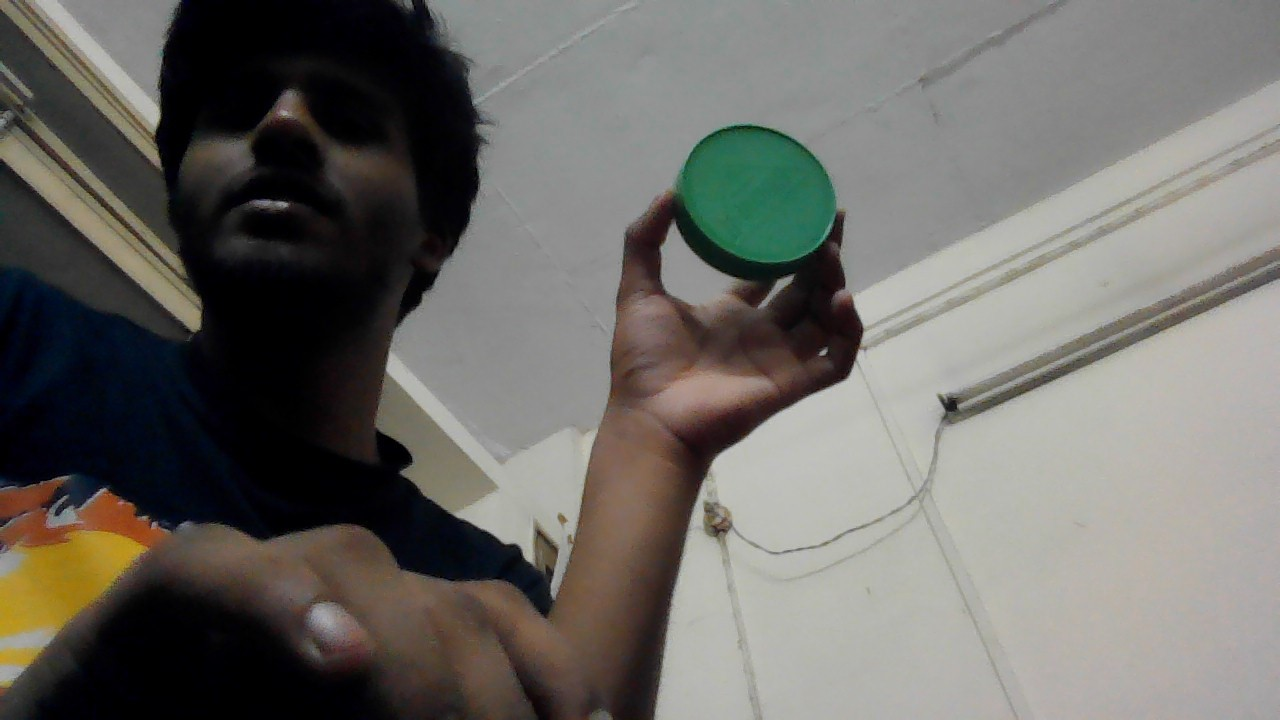
#> input picture image4.jpg, 1280 x 720 px
$ jupyter execute Untitled.ipynb
#> lines starting #> are read from the running program, lines starting #| are printed output that depends on the picture; after the words box and inside, x2 and y2 are one past the last pixel; in counts of white or black regions, pixels touching at a corner belong together
[cell 1]
import cv2
import numpy as np
import time
from pynput.keyboard import Key, Controller
from matplotlib import pyplot as plt

[cell 2]
img = cv2.imread('image4.jpg')
#> img is the input picture: shape (720, 1280, 3); mean B, G, R 102.3, 107, 109

[cell 3]
plt.imshow(img, cmap = 'gray', interpolation = 'bicubic')
plt.xticks([]), plt.yticks([])
plt.show()

[cell 4]
img = cv2.blur(img, (9, 9))
img = cv2.blur(img,(5, 5))

[cell 5]
plt.imshow(img, cmap = 'gray', interpolation = 'bicubic')
plt.xticks([]), plt.yticks([])
plt.show()

[cell 6]
img = cv2.cvtColor(img, cv2.COLOR_BGR2HSV)
#> img: shape (720, 1280, 3); mean H, S, V 47.3, 54.9, 112

[cell 7]
plt.imshow(img, cmap = 'gray', interpolation = 'bicubic')
plt.xticks([]), plt.yticks([])
plt.show()

[cell 8]
lower = np.array([55, 75, 35])
upper = np.array([85, 230, 230])
img = cv2.inRange(img, lower, upper)
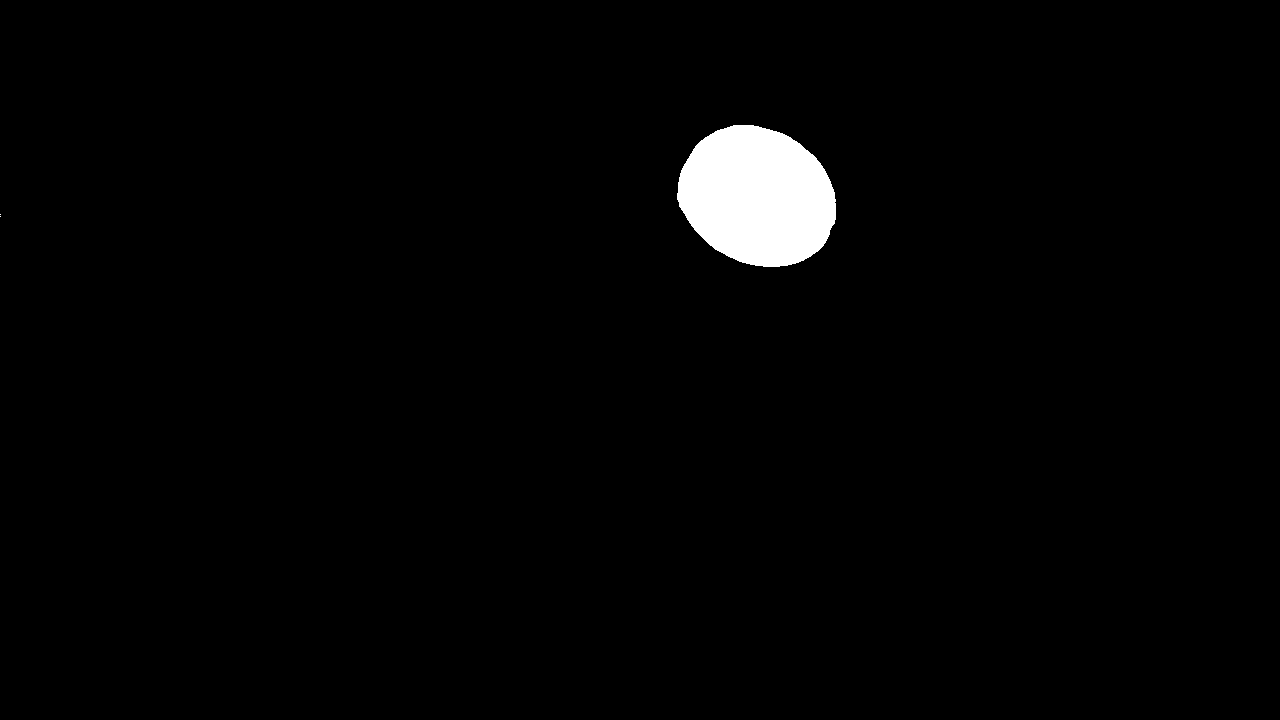
#> img: shape (720, 1280); 1.9% white; 3 white regions (2 under 20 px), largest, box (x1, y1, x2, y2) and area: (677, 125, 836, 267) 17296

[cell 9]
plt.imshow(img, cmap = 'gray', interpolation = 'bicubic')
plt.xticks([]), plt.yticks([])
plt.show()

[cell 10]
kernel_square = np.ones((11, 11), np.uint8)
kernel_ellipse = cv2.getStructuringElement(cv2.MORPH_ELLIPSE, (5, 5))

[cell 11]
img = cv2.dilate(img, kernel_ellipse, iterations=1)
#> img: shape (720, 1280); 2% white; 2 white regions (1 under 20 px), largest, box (x1, y1, x2, y2) and area: (675, 123, 838, 269) 18275

[cell 12]
plt.imshow(img, cmap = 'gray', interpolation = 'bicubic')
plt.xticks([]), plt.yticks([])
plt.show()

[cell 13]
img = cv2.erode(img, kernel_square, iterations=1)
#> img: shape (720, 1280); 1.7% white; 1 white region, box (x1, y1, x2, y2) and area: (681, 128, 833, 264) 15286

[cell 14]
plt.imshow(img, cmap = 'gray', interpolation = 'bicubic')
plt.xticks([]), plt.yticks([])
plt.show()

[cell 15]
img = cv2.dilate(img, kernel_ellipse, iterations=1)
#> img: shape (720, 1280); 1.8% white; 1 white region, box (x1, y1, x2, y2) and area: (679, 126, 835, 266) 16206

[cell 16]
plt.imshow(img, cmap = 'gray', interpolation = 'bicubic')
plt.xticks([]), plt.yticks([])
plt.show()

[cell 17]
img = cv2.erode(img, kernel_square, iterations=1)
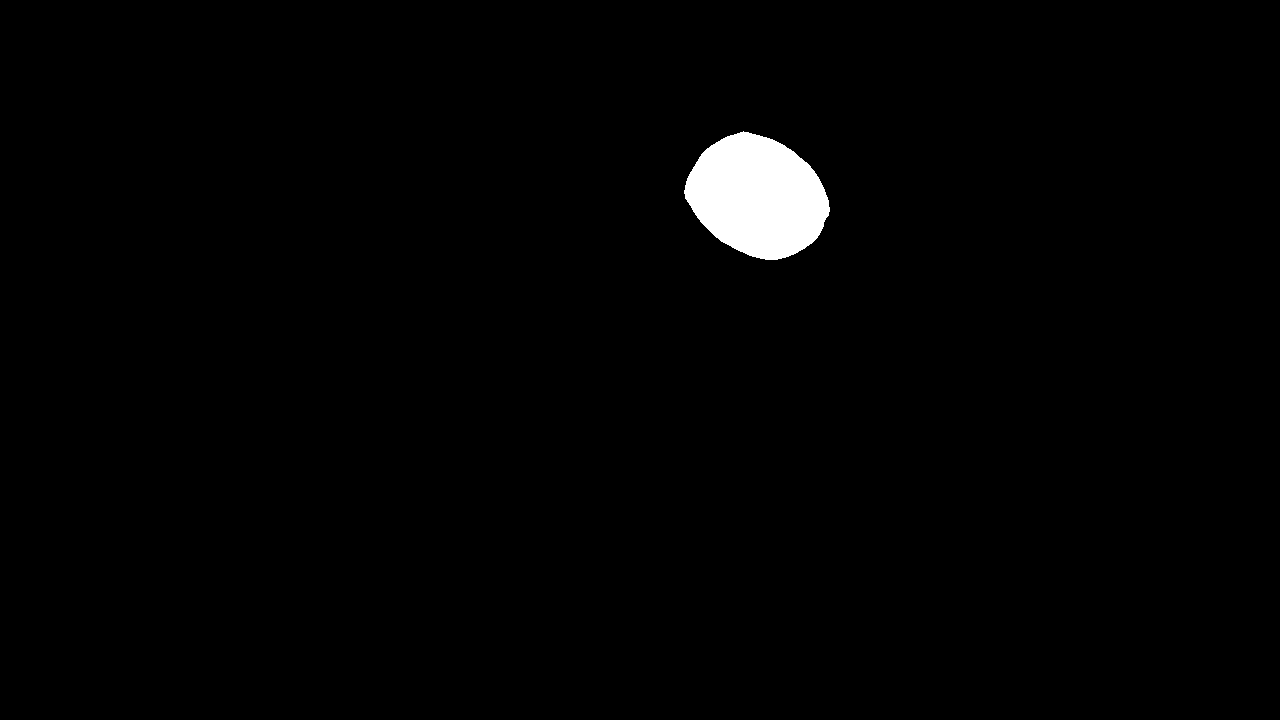
#> img: shape (720, 1280); 1.4% white; 1 white region, box (x1, y1, x2, y2) and area: (684, 131, 830, 260) 13349

[cell 18]
img = cv2.dilate(img, kernel_ellipse, iterations=1)
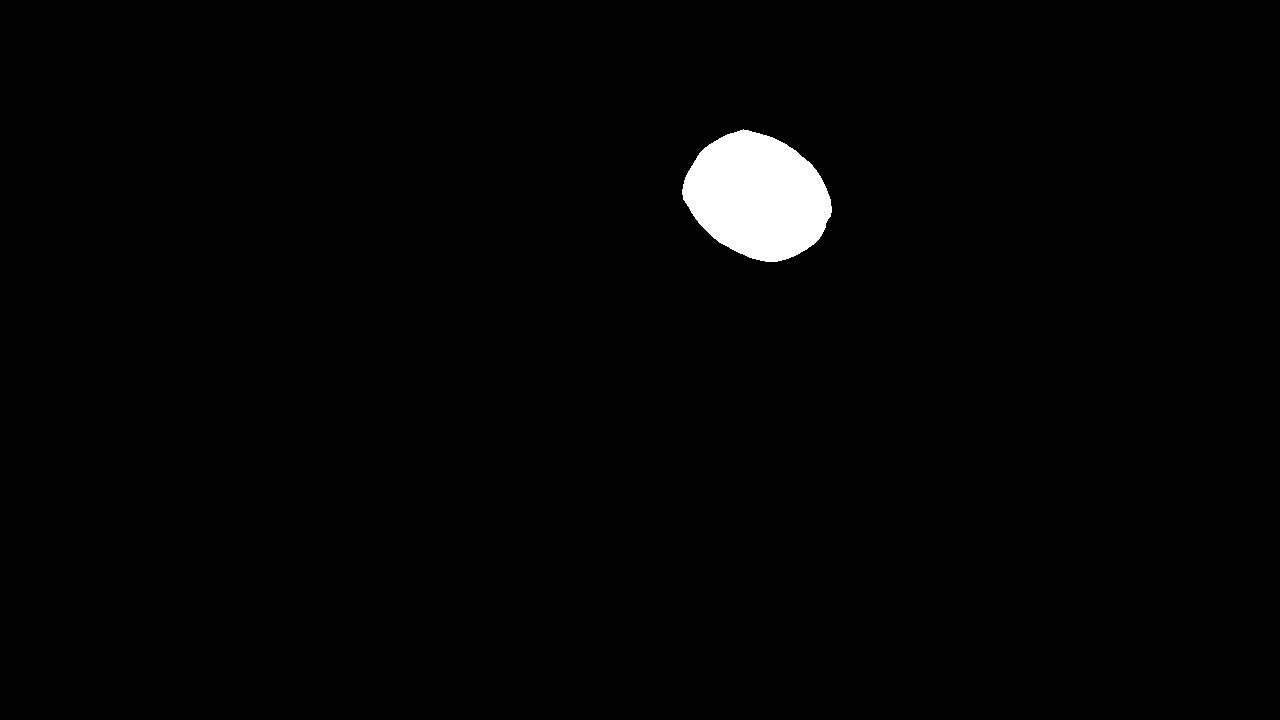
#> img: shape (720, 1280); 1.5% white; 1 white region, box (x1, y1, x2, y2) and area: (682, 129, 832, 262) 14213

[cell 19]
plt.imshow(img, cmap = 'gray', interpolation = 'bicubic')
plt.xticks([]), plt.yticks([])
plt.show()

[cell 20]
kernel_ellipse = cv2.getStructuringElement(cv2.MORPH_ELLIPSE, (8, 8))

[cell 21]
img = cv2.dilate(img, kernel_ellipse, iterations=1)
#> img: shape (720, 1280); 1.7% white; 1 white region, box (x1, y1, x2, y2) and area: (679, 126, 836, 266) 15988

[cell 22]
kernel_ellipse = cv2.getStructuringElement(cv2.MORPH_ELLIPSE, (5, 5))

[cell 23]
img = cv2.dilate(img, kernel_ellipse, iterations=1)
#> img: shape (720, 1280); 1.8% white; 1 white region, box (x1, y1, x2, y2) and area: (677, 124, 838, 268) 16926

[cell 24]
img = cv2.medianBlur(img, 5)
#> img: shape (720, 1280); 1.8% white; 1 white region

[cell 25]
plt.imshow(img, cmap = 'gray', interpolation = 'bicubic')
plt.xticks([]), plt.yticks([])
plt.show()

[cell 26]
ret, thresh = cv2.threshold(img, 127, 255, 0)

[cell 27]
plt.imshow(thresh, cmap = 'gray', interpolation = 'bicubic')
plt.xticks([]), plt.yticks([])
plt.show()

[cell 28]
contours, hierarchy = cv2.findContours(img, cv2.RETR_TREE, cv2.CHAIN_APPROX_SIMPLE)
#> contours = 1 contour; box (x1, y1, x2, y2) and area: (677, 124, 838, 268) 16718

[cell 29]
cv2.drawContours(img, contours, -1, (122, 122, 0), 2)
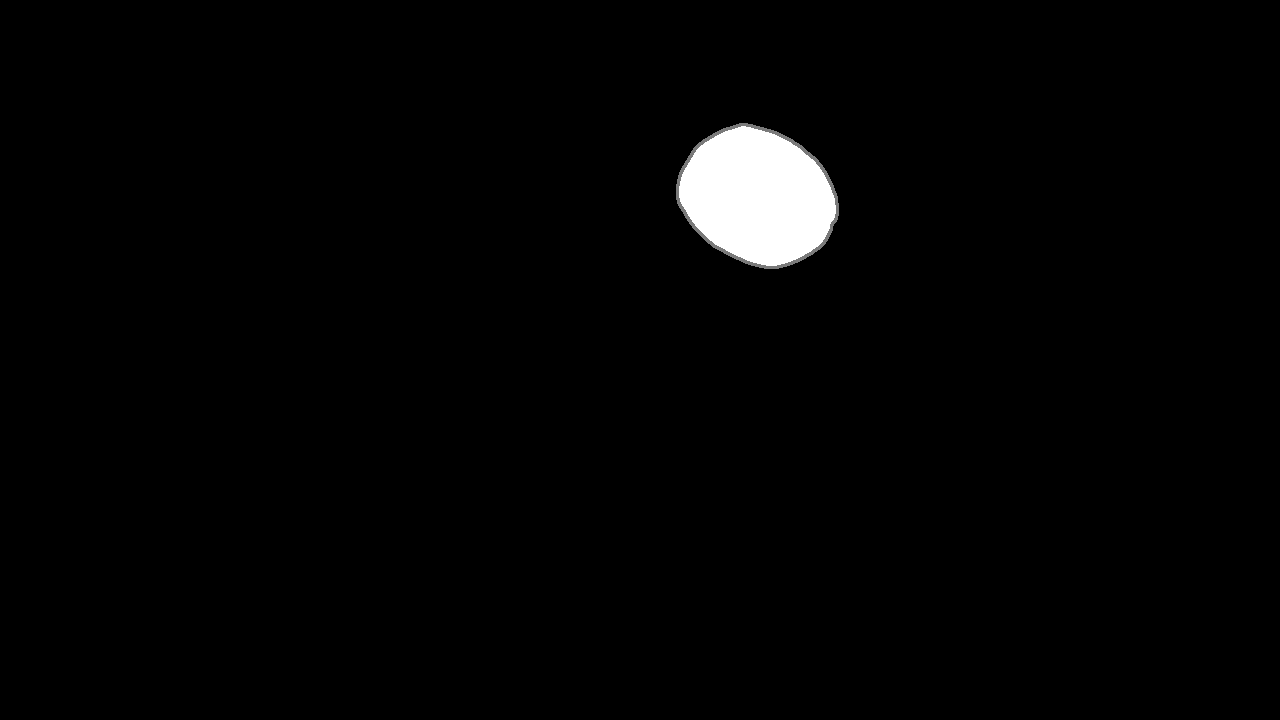
#> img: shape (720, 1280); min 0, max 255, mean 4.6

[cell 30]
cv2.imshow('frame', img)
k = cv2.waitKey(10) & 0xFF
#> (key Esc is pressed here)

$ run again, with image1.jpg copied over image4.jpg
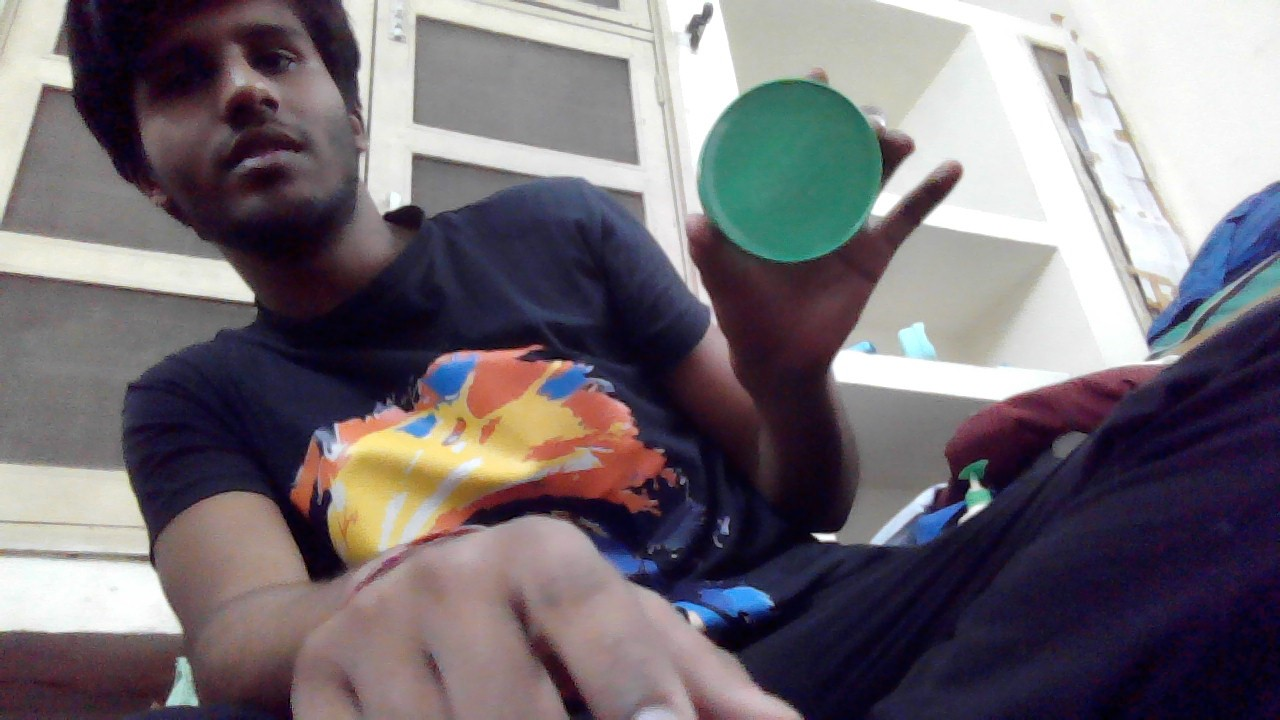
#> input picture image1.jpg, 1280 x 720 px
#> img is the input picture: shape (720, 1280, 3); mean B, G, R 116.1, 109.5, 116.4
#> `img = cv2.dilate(img, kernel_ellipse, iterations=1)`:
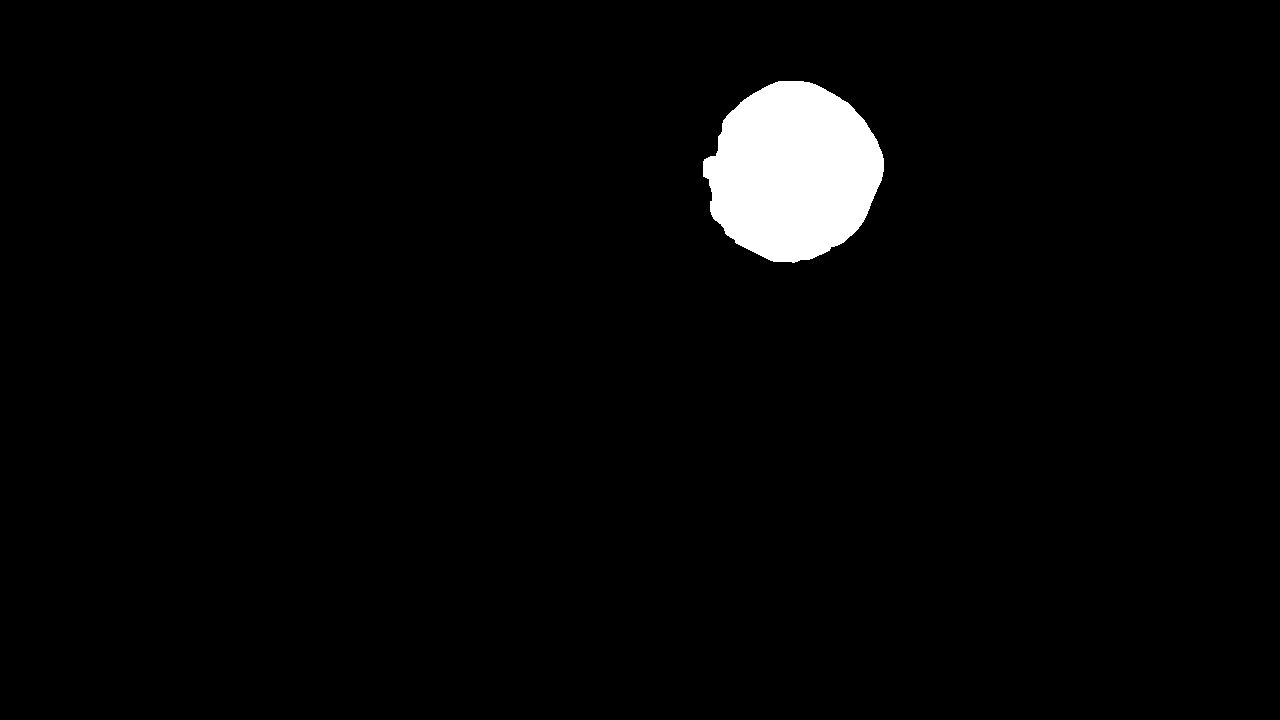
#> img: shape (720, 1280); 2.6% white; 1 white region, box (x1, y1, x2, y2) and area: (703, 81, 884, 263) 24406
#> contours = 1 contour; box (x1, y1, x2, y2) and area: (703, 81, 884, 263) 24152
#> `cv2.drawContours(img, contours, -1, (122, 122, 0), 2)`:
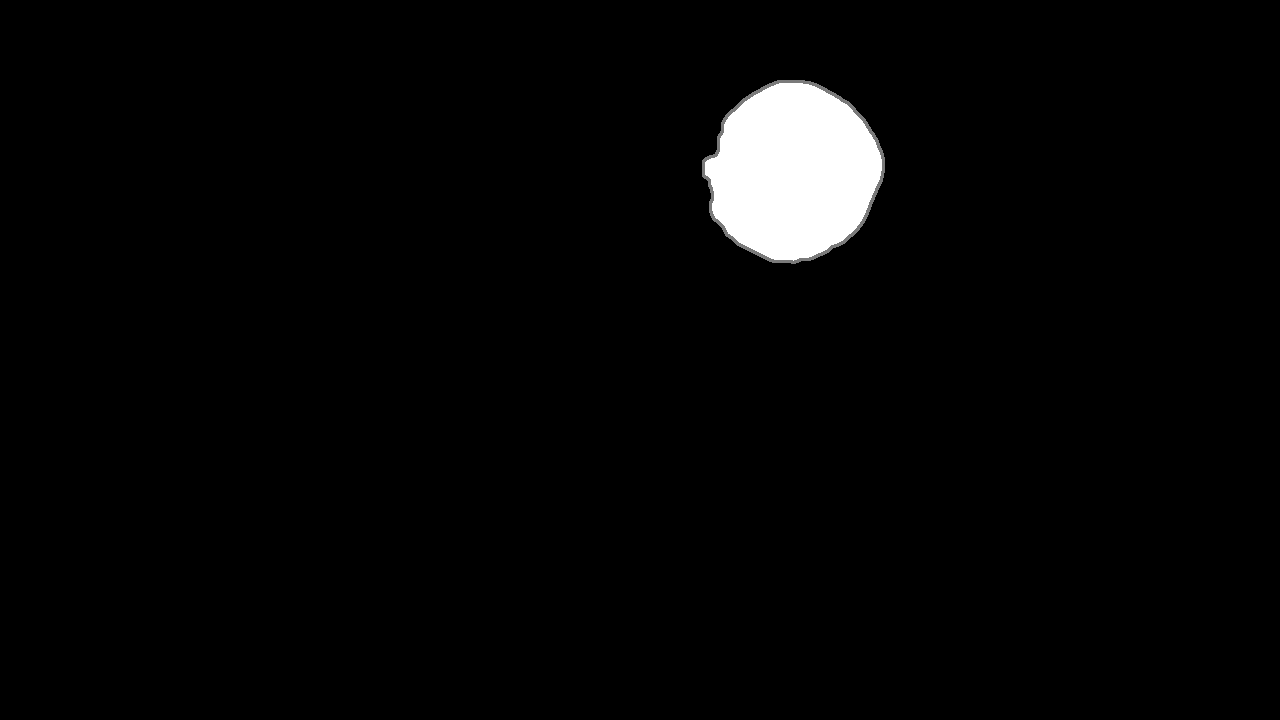
#> img: shape (720, 1280); min 0, max 255, mean 6.7
